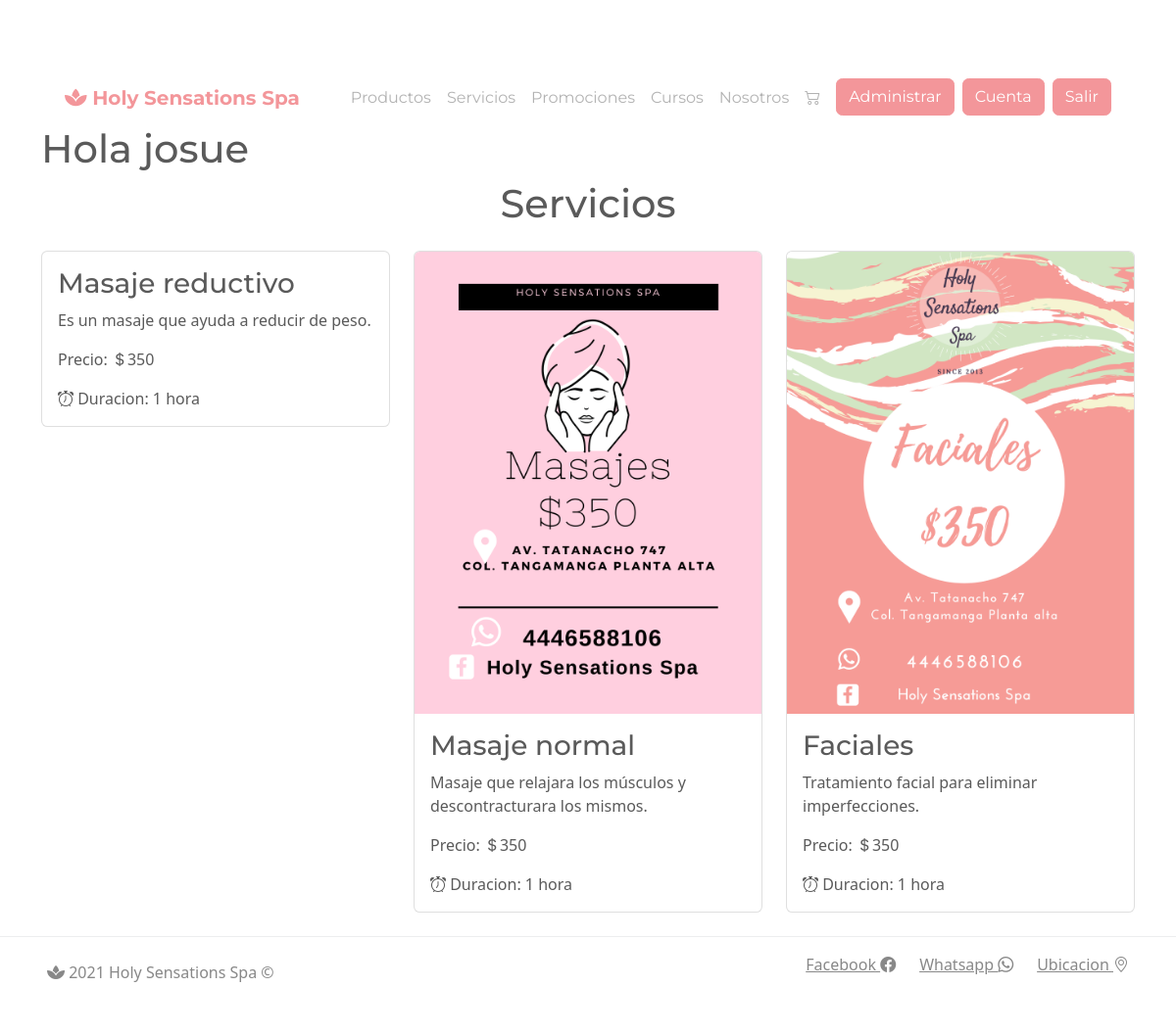
The page /servicios.php (signed in) on the database its author committed.
### tables this page shows
CREATE TABLE `servicios` (
  `idServicio` int(11) NOT NULL,
  `Nombre` varchar(200) NOT NULL,
  `Descripcion` varchar(500) NOT NULL,
  `Precio` float NOT NULL,
  `Duracion` varchar(50) NOT NULL,
  `Imagen` varchar(1000) NOT NULL
);

### servicios.php (the view, shortened to what this page needs)
<?php
include("funciones.php");
$conn = conectaBD();
if (isset($_SESSION['idU']) && isset($_SESSION['nombre']))
{
    $rolUsr = recuperaRol($conn);
}
?>
<?php include("template/header.php");
if (isset($_SESSION['idU']) && isset($_SESSION['nombre']))
{
    if ($rolUsr == "Administrador") {
        echo "<h1>Hola " . $_SESSION['nombre'] . "</h1>";
    }
}
?>
<?php
include("administrador/config/bd.php");
$sentenciaSQL = $conexion->prepare("SELECT * FROM servicios");
$sentenciaSQL->execute();
$listaServicios = $sentenciaSQL->fetchAll(PDO::FETCH_ASSOC);
?>
<div class="text-center">
    <h1>Servicios</h1>
</div>
<?php foreach ($listaServicios as $servicio) { ?>
    <div class="col-md-4 mt-3">
        <div class="card">
            <img class="card-img-top" src="./img/<?php echo $servicio['Imagen']; ?>" alt="">
            <div class="card-body">
                <h3 class="card-title"> <?php echo $servicio['Nombre']; ?></h3>
                <p class="card-text"><?php echo $servicio['Descripcion']; ?></p>
                <p class="card-text">Precio: <i class="bi bi-currency-dollar"></i><?php echo $servicio['Precio']; ?></p>
                <p class="card-text"><i class="bi bi-alarm"></i> Duracion: <?php echo $servicio['Duracion']; ?></p>
            </div>
        </div>
    </div>
<?php  } ?>
<?php include("template/footer.php");
?>

### css/carousel.css (style rules this page uses)
body { padding-top: 3rem; padding-bottom: 3rem; color: #5a5a5a; }

### rows shown on the page
servicios: Nombre "Masaje reductivo", Descripcion "Es un masaje que ayuda a reducir de peso.", Precio "350", Duracion "1 hora"
servicios: Imagen (picture), Nombre "Masaje normal", Descripcion "Masaje que relajara los músculos y descontracturara los mismos.", Precio "350", Duracion "1 hora"
servicios: Imagen (picture), Nombre "Faciales", Descripcion "Tratamiento facial para eliminar imperfecciones.", Precio "350", Duracion "1 hora"

### other values the page prints
$_SESSION['nombre'] "josue"
